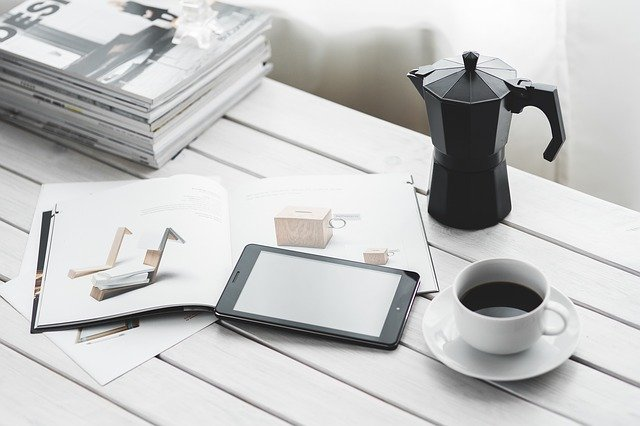
#> input picture 10.jpg, 640 x 426 px, found by its file name
$ python sobel.py   (older library calls are emulated)
#> lines starting #> are read from the running program, lines starting #| are printed output that depends on the picture
import cv2
import numpy as np
import matplotlib.pyplot as plt

def sobel_edge_detection(image_path):
    # Load the image in grayscale
#> called with image_path = '/home/shibuviswam/FDP/10.jpg'
    image = cv2.imread(image_path, cv2.IMREAD_GRAYSCALE)
#> image: shape (426, 640); min 0, max 255, mean 195.6
    if image is None:
        print("Error: Image not found!")
        return

    # Apply Sobel edge detection
    sobel_x = cv2.Sobel(image, cv2.CV_64F, 1, 0, ksize=3)  # Gradient in x-direction
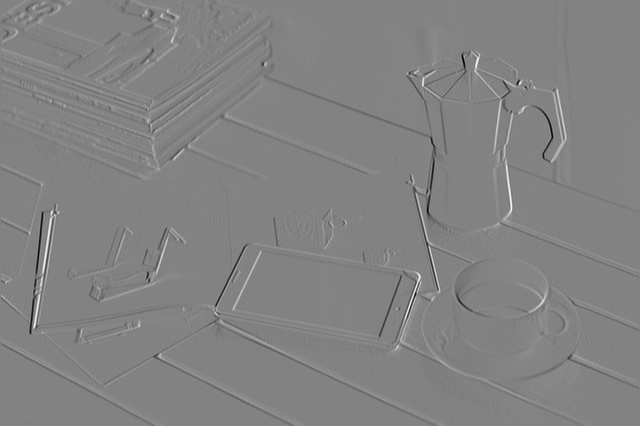
#> sobel_x: shape (426, 640) float64; min -963, max 916, mean 0.4; drawn with min black and max white
    sobel_y = cv2.Sobel(image, cv2.CV_64F, 0, 1, ksize=3)  # Gradient in y-direction
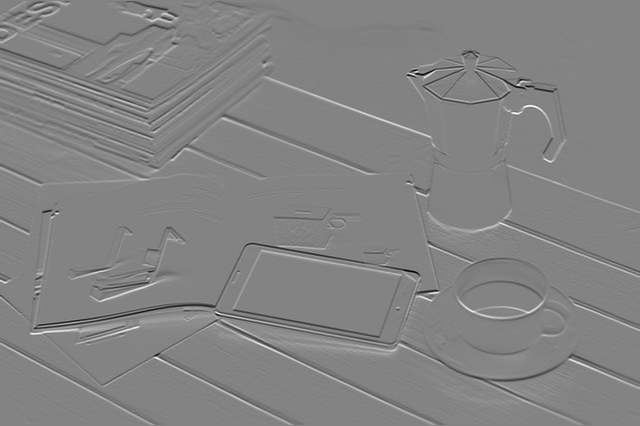
#> sobel_y: shape (426, 640) float64; min -988, max 927, mean -0.2; drawn with min black and max white

    # Compute magnitude of gradients
    sobel_magnitude = cv2.magnitude(sobel_x, sobel_y)
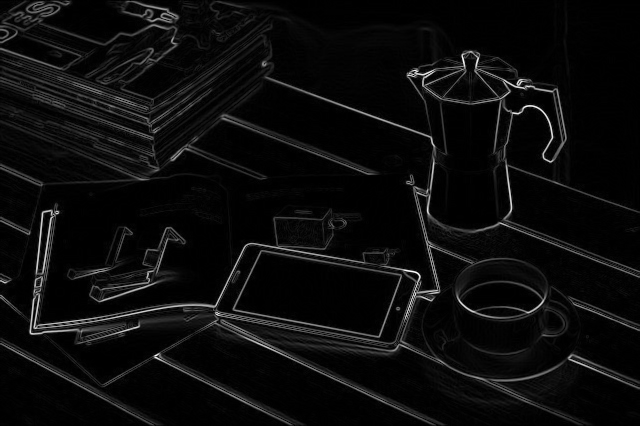
#> sobel_magnitude: shape (426, 640) float64; min 0, max 998.7, mean 48.3; drawn with min black and max white

    # Convert to uint8 for visualization
    sobel_x = np.uint8(np.absolute(sobel_x))
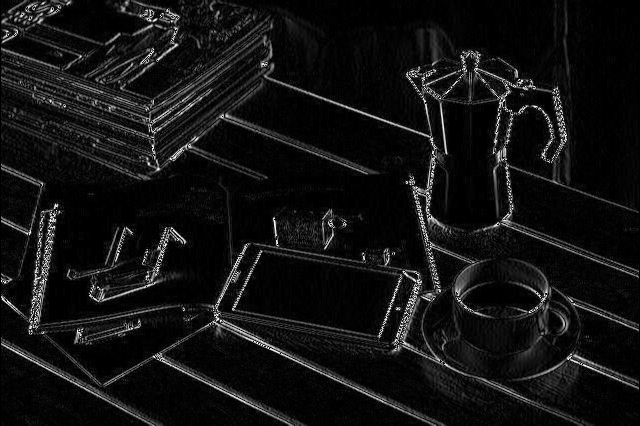
#> sobel_x: shape (426, 640); min 0, max 255, mean 18.5
    sobel_y = np.uint8(np.absolute(sobel_y))
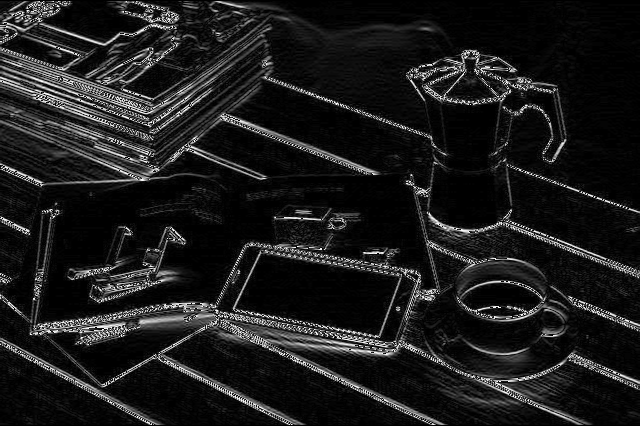
#> sobel_y: shape (426, 640); min 0, max 255, mean 27.8
    sobel_magnitude = np.uint8(np.absolute(sobel_magnitude))
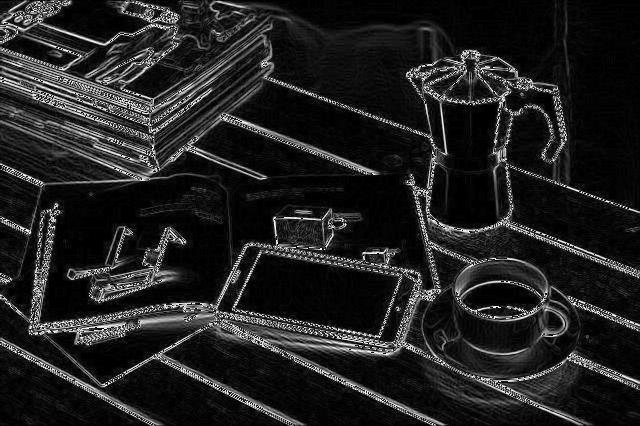
#> sobel_magnitude: shape (426, 640); min 0, max 255, mean 33.3

    # Display results
    plt.figure(figsize=(12, 6))

    plt.subplot(1, 3, 1)
    plt.title("Sobel X")
    plt.imshow(sobel_x, cmap='gray')
    plt.axis('off')

    plt.subplot(1, 3, 2)
    plt.title("Sobel Y")
    plt.imshow(sobel_y, cmap='gray')
    plt.axis('off')

    plt.subplot(1, 3, 3)
    plt.title("Sobel Magnitude")
    plt.imshow(sobel_magnitude, cmap='gray')
    plt.axis('off')

    plt.show()

# Example usage
image_path = "/home/shibuviswam/FDP/10.jpg"  # Replace with your image path
sobel_edge_detection(image_path)

$ run again, with 1.jpg copied over 10.jpg
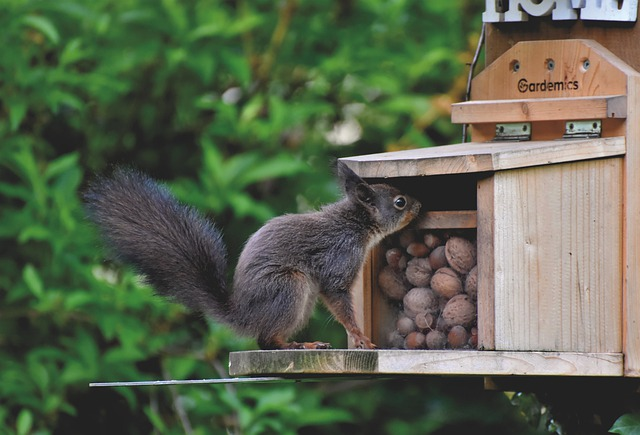
#> input picture 1.jpg, 640 x 435 px, found by its file name
#> in sobel_edge_detection, `sobel_y = cv2.Sobel(image, cv2.CV_64F, 0, 1, ksize=3)`:
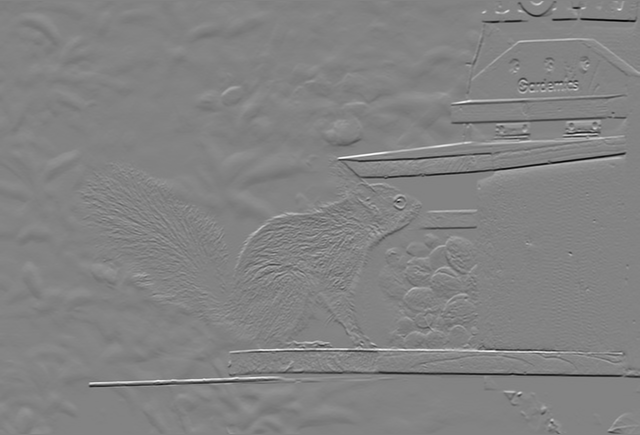
#> sobel_y: shape (435, 640) float64; min -903, max 854, mean -0.9; drawn with min black and max white
#> in sobel_edge_detection, `sobel_magnitude = np.uint8(np.absolute(sobel_magnitude))`:
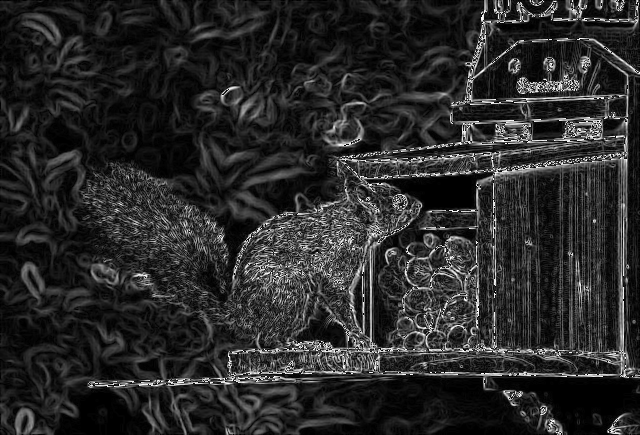
#> sobel_magnitude: shape (435, 640); min 0, max 255, mean 41.6

$ run again, with 3.jpg copied over 10.jpg
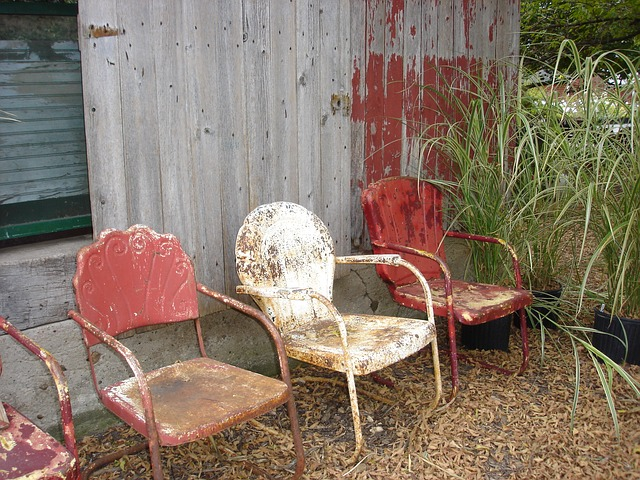
#> input picture 3.jpg, 640 x 480 px, found by its file name
#> in sobel_edge_detection, `sobel_y = np.uint8(np.absolute(sobel_y))`:
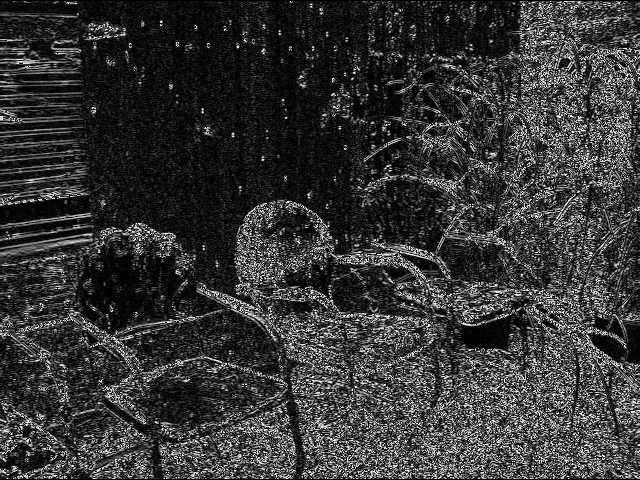
#> sobel_y: shape (480, 640); min 0, max 255, mean 54
#> in sobel_edge_detection, `sobel_magnitude = np.uint8(np.absolute(sobel_magnitude))`:
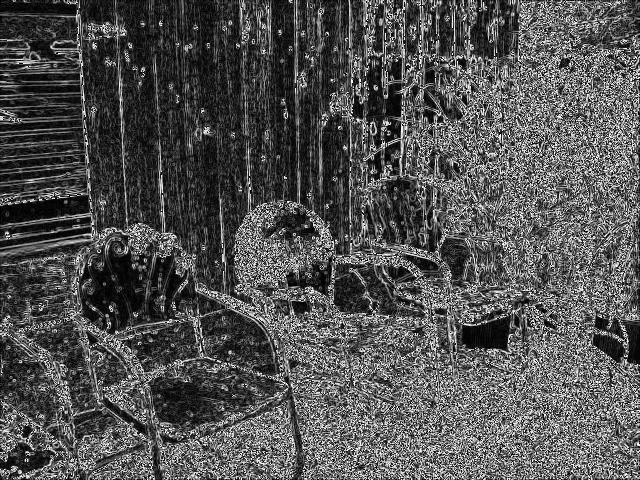
#> sobel_magnitude: shape (480, 640); min 0, max 255, mean 82.7

$ run again, with 6.jpg copied over 10.jpg
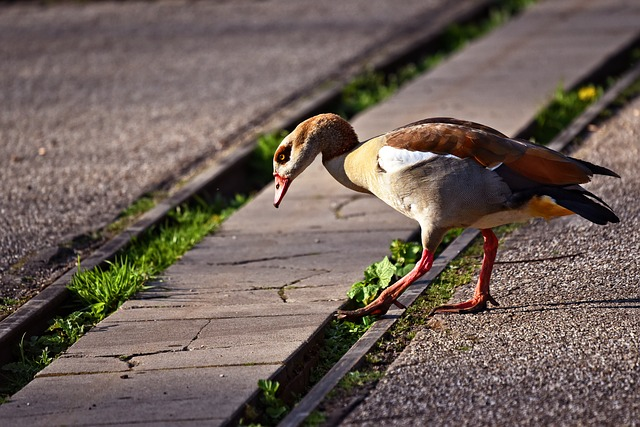
#> input picture 6.jpg, 640 x 427 px, found by its file name
#> in sobel_edge_detection, `sobel_y = cv2.Sobel(image, cv2.CV_64F, 0, 1, ksize=3)`:
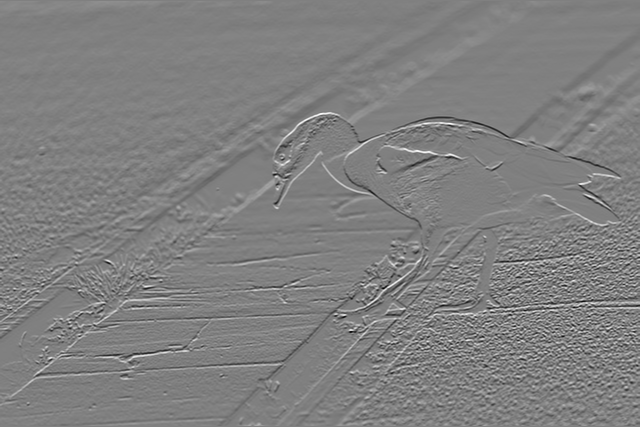
#> sobel_y: shape (427, 640) float64; min -949, max 937, mean -0.1; drawn with min black and max white
#> in sobel_edge_detection, `sobel_magnitude = np.uint8(np.absolute(sobel_magnitude))`:
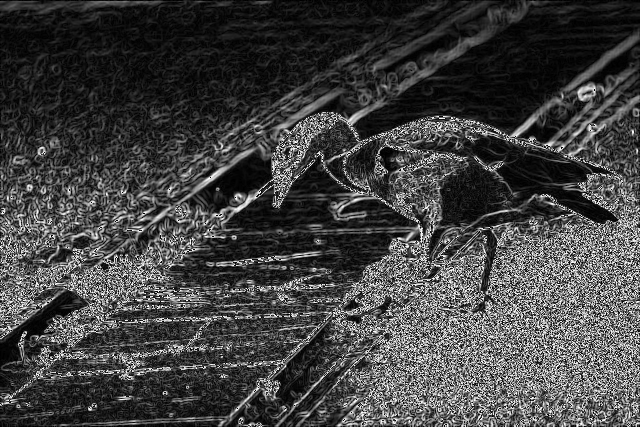
#> sobel_magnitude: shape (427, 640); min 0, max 255, mean 66.2
